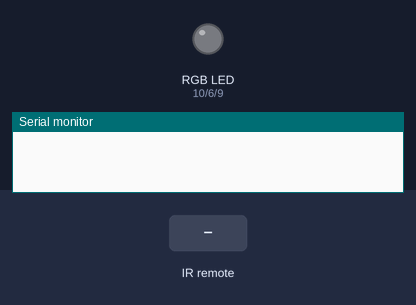
A sketch run on a simulated Arduino Uno, built with avr-gcc and run on an emulated ATmega328P. Shown: an RGB LED mixed from three pins (HIGH = lit), the last lines printed to the serial monitor. Dashed ring = blinking. Inputs (shaded band) come from the test bench.

Above: at 1.2 s.
1.3 s: infrared code 0x8F7 received
At 1.7 s:
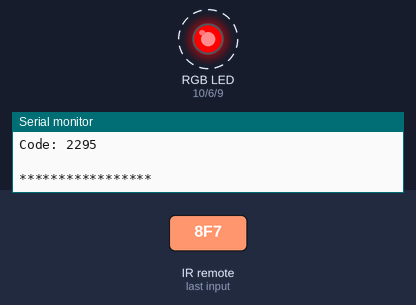
4.3 s: infrared code 0x48B7 received
At 4.6 s:
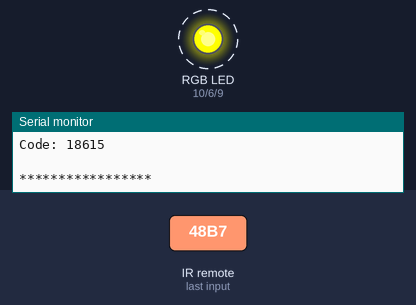
At 5.1 s:
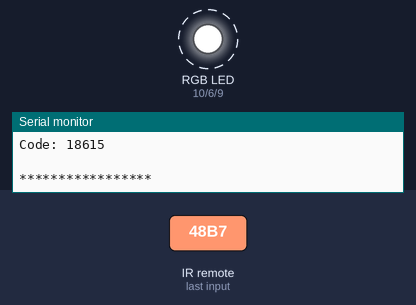
Timing chart, 0 to 13.3 s (numbered marks = the images above; inputs shaded):
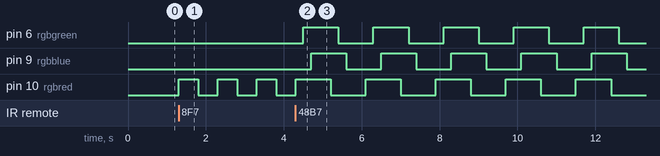

Measured:
- after the input at 1.3 s, pin 10 (rgbred): alternates HIGH for 0.50 s and LOW for 0.50 s, starting at once
- after the input at 4.3 s, pin 6 (rgbgreen): alternates HIGH for 0.90 s and LOW for 0.90 s, starting after 0.20 s; pin 9 (rgbblue): alternates HIGH for 0.90 s and LOW for 0.90 s, starting after 0.40 s; pin 10 (rgbred): alternates HIGH for 0.90 s and LOW for 0.90 s, starting at once

The sketch:

code.ino
```cpp
#include <IRremote.h> //including infrared remote header file
int RECV_PIN = 11;    // the pin where you connect the output pin of IR sensor
IRrecv irrecv(RECV_PIN);
decode_results results;
int blueLed = 12;  // The blue LED is connected pin 12 of the Arduino.
int redLed = 13;   // the red  LED is connected pin 13 of the Arduino.
int rgbred = 10;   // The red RGB LED is connected pin 10 of the Arduino.
int rgbblue = 9;   // The blue RGB LED is connected pin 9 of the Arduino.
int rgbgreen = 6;  // The green RGB LED is connected pin 6 of the Arduino.
int value = 0;     // variable.
int lighthigh = 0; // variable.
int lightlow = 3;  // variable.
void setup()
{
    Serial.begin(9600); // tp print in serial monitor.
    irrecv.enableIRIn();

    pinMode(rgbred, OUTPUT);   // pin output for rgb red.
    pinMode(rgbblue, OUTPUT);  // pin output for rgb blue.
    pinMode(rgbgreen, OUTPUT); // pin output for rgb green.
}

void loop()
{
    /// level1();
    // level2();
    // level3();
    level4();
}

// LEVEL 1

void level1()
{

    if (irrecv.decode(&results))
    {
        value = results.value;
        Serial.println(" ");
        Serial.print("Code: ");
        Serial.println(value); // prints the value a a button press
        Serial.println(" ");
        irrecv.resume(); // Receive the next value
        Serial.println("*****************");
        if (value == 2295)
        {
            digitalWrite(blueLed, HIGH); // blue led is turn high.
            delay(500);                  // delay of 500 milliseconds
        }
        else
        {
            digitalWrite(blueLed, LOW); // blue led is turn low.
            delay(500);                 // delay of 500 milliseconds
        }
    }
}

// LEVEL 2

void level2()
{

    if (irrecv.decode(&results))
    {
        value = results.value;
        Serial.println(" ");
        Serial.print("Code: ");
        Serial.println(value); // prints the value a a button press
        Serial.println(" ");
        irrecv.resume(); // Receive the next value
        Serial.println("*****************");
        if (value == 2295)
        {
            digitalWrite(blueLed, HIGH);
            delay(500); // delay of 500 milliseconds
        }
        else if (value == -30601)
        {
            digitalWrite(redLed, HIGH);
            delay(500); // delay of 500 milliseconds
        }
        else if (value == 18615)
        {
            digitalWrite(blueLed, LOW);
        }
        else if (value == 10455)
        {
            digitalWrite(redLed, LOW);
        }
        else if (value == -22441)
        {
            digitalWrite(blueLed, HIGH);
            digitalWrite(redLed, HIGH);
            delay(500);
            digitalWrite(blueLed, LOW);
            digitalWrite(redLed, LOW);

            delay(1000); // delay of 1 seconds.

            digitalWrite(blueLed, HIGH);
            digitalWrite(redLed, HIGH);
            delay(500); // delay of 500 milliseconds
            digitalWrite(blueLed, LOW);
            digitalWrite(redLed, LOW);

            delay(1000); // delay of 1000 milliseconds
            digitalWrite(blueLed, HIGH);
            digitalWrite(redLed, HIGH);
            delay(500); // delay of 500 milliseconds
            digitalWrite(blueLed, LOW);
            digitalWrite(redLed, LOW);
        }
    }
}

// LEVEL 3

void level3()
{

    if (irrecv.decode(&results))
    {
        value = results.value;
        Serial.println(" ");
        Serial.print("Code: ");
        Serial.println(value); // prints the value a a button press
        Serial.println(" ");
        irrecv.resume(); // Receive the next value
        Serial.println(lighthigh);
        if (value == 2295)
        {
            lighthigh++; // to incerse the value

            if (lighthigh == 1)
            { // for button 1
                analogWrite(rgbgreen, 30);
            }
            else if (lighthigh == 2)
            { // for button 2

                analogWrite(rgbgreen, 111);
            }
            else if (lighthigh == 3)
            { // for button 3
                analogWrite(rgbgreen, 255);
            }
            else if (lighthigh == 4)
            { // for button 4
                lighthigh = 3;
            }
        }

        if (value == -30601)
        {
            lightlow--;
            Serial.println(lightlow);

            if (lightlow == 2)
            {
                analogWrite(rgbgreen, 111);
            }
            else if (lightlow == 1)
            {

                analogWrite(rgbgreen, 30);
            }

            else if (lightlow == 0)
            {
                lightlow = 1;
            }
        }

        if (value == 18615)
        {

            if (lighthigh == 1)
            {

                analogWrite(rgbblue, 30);
            }
            else if (lighthigh == 2)
            {
                analogWrite(rgbblue, 111);
            }
            else if (lighthigh == 3)
            {
                analogWrite(rgbblue, 255);
            }
            else if (lighthigh == 4)
            {
                lighthigh = 3;
            }

            if (lightlow == 2)
            {

                analogWrite(rgbblue, 111);
            }
            else if (lightlow == 1)
            {
                analogWrite(rgbblue, 30);
            }
            else if (lightlow == 0)
            {
                lightlow = 1;
            }
        }
    }
}

// LEVEL 4

void level4()
{
    if (irrecv.decode(&results))
    {
        value = results.value;
        Serial.println(" ");
        Serial.print("Code: ");
        Serial.println(value); // prints the value a a button press
        Serial.println(" ");
        irrecv.resume(); // Receive the next value
        Serial.println("*****************");

        if (value == 2295)
        {

            digitalWrite(rgbred, HIGH);

            digitalWrite(redLed, HIGH);
            delay(500); // delay of 500 milliseconds

            digitalWrite(rgbred, LOW);

            digitalWrite(redLed, LOW);

            delay(500); // delay of 500 milliseconds
            digitalWrite(rgbred, HIGH);

            digitalWrite(redLed, HIGH);
            delay(500); // delay of 500 milliseconds

            digitalWrite(rgbred, LOW);

            digitalWrite(redLed, LOW);

            delay(500); // delay of 500 milliseconds
            digitalWrite(rgbred, HIGH);

            digitalWrite(redLed, HIGH);
            delay(500); // delay of 500 milliseconds

            digitalWrite(rgbred, LOW);

            digitalWrite(redLed, LOW);

            delay(500); // delay of 500 milliseconds
        }
        else if (value == -30601)
        {
            digitalWrite(rgbblue, HIGH);

            digitalWrite(blueLed, HIGH);
            delay(500); // delay of 500 milliseconds

            digitalWrite(rgbblue, LOW);

            digitalWrite(blueLed, LOW);

            delay(500); // delay of 500 milliseconds

            digitalWrite(rgbblue, HIGH);

            digitalWrite(blueLed, HIGH);
            delay(500); // delay of 500 milliseconds

            digitalWrite(rgbblue, LOW);

            digitalWrite(blueLed, LOW);

            delay(500); // delay of 500 milliseconds

            digitalWrite(rgbblue, HIGH);

            digitalWrite(blueLed, HIGH);
            delay(500); // delay of 500 milliseconds

            digitalWrite(rgbblue, LOW);

            digitalWrite(blueLed, LOW);

            delay(500); // delay of 500 milliseconds
        }
    }

    if (value == 18615)
    {

        digitalWrite(rgbred, HIGH);
        delay(200); // delay of 200 milliseconds
        digitalWrite(rgbgreen, HIGH);
        delay(200); // delay of 200 milliseconds
        digitalWrite(rgbblue, HIGH);
        delay(500); // delay of 500 milliseconds
        digitalWrite(rgbred, LOW);
        delay(200); // delay of 200 milliseconds
        digitalWrite(rgbgreen, LOW);
        delay(200); // delay of 200 milliseconds
        digitalWrite(rgbblue, LOW);
        delay(500); // delay of 500 milliseconds

        digitalWrite(blueLed, HIGH);

        digitalWrite(rgbred, HIGH);
        delay(200); // delay of 200 milliseconds
        digitalWrite(rgbgreen, HIGH);
        delay(200); // delay of 200 milliseconds
        digitalWrite(rgbblue, HIGH);
        delay(500); // delay of 500 milliseconds
        digitalWrite(rgbred, LOW);
        delay(200); // delay of 200 milliseconds
        digitalWrite(rgbgreen, LOW);
        delay(200); // delay of 200 milliseconds
        digitalWrite(rgbblue, LOW);
        delay(500); // delay of 500 milliseconds

        digitalWrite(blueLed, LOW);

        digitalWrite(rgbred, HIGH);
        delay(200); // delay of 200 milliseconds
        digitalWrite(rgbgreen, HIGH);
        delay(200); // delay of 200 milliseconds
        digitalWrite(rgbblue, HIGH);
        delay(500); // delay of 500 milliseconds
        digitalWrite(rgbred, LOW);
        delay(200); // delay of 200 milliseconds
        digitalWrite(rgbgreen, LOW);
        delay(200); // delay of 200 milliseconds
        digitalWrite(rgbblue, LOW);
        delay(500); // delay of 500 milliseconds

        digitalWrite(redLed, HIGH);
        digitalWrite(rgbred, HIGH);
        delay(200); // delay of 200 milliseconds
        digitalWrite(rgbgreen, HIGH);
        delay(200); // delay of 200 milliseconds
        digitalWrite(rgbblue, HIGH);
        delay(500); // delay of 500 milliseconds
        digitalWrite(rgbred, LOW);
        delay(200); // delay of 200 milliseconds
        digitalWrite(rgbgreen, LOW);
        delay(200); // delay of 200 milliseconds
        digitalWrite(rgbblue, LOW);
        delay(500); // delay of 500 milliseconds
        digitalWrite(redLed, LOW);
    }
}
```
